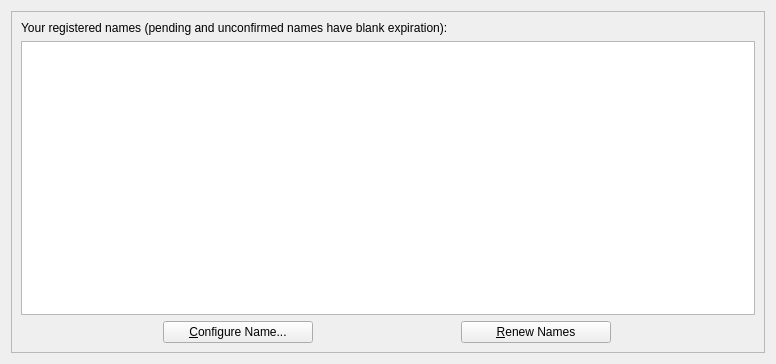
<?xml version="1.0" encoding="UTF-8"?>
<ui version="4.0">
 <class>ManageNamesPage</class>
 <widget class="QWidget" name="ManageNamesPage">
  <property name="geometry">
   <rect>
    <x>0</x>
    <y>0</y>
    <width>776</width>
    <height>364</height>
   </rect>
  </property>
  <layout class="QHBoxLayout" name="horizontalLayout">
   <item>
    <widget class="QFrame" name="frame2">
     <property name="sizePolicy">
      <sizepolicy hsizetype="Preferred" vsizetype="Expanding">
       <horstretch>0</horstretch>
       <verstretch>0</verstretch>
      </sizepolicy>
     </property>
     <property name="frameShape">
      <enum>QFrame::StyledPanel</enum>
     </property>
     <property name="frameShadow">
      <enum>QFrame::Sunken</enum>
     </property>
     <layout class="QVBoxLayout" name="verticalLayout">
      <!--
      <item>
       <widget class="QLabel" name="label_4">
        <property name="sizePolicy">
         <sizepolicy hsizetype="Preferred" vsizetype="Maximum">
          <horstretch>0</horstretch>
          <verstretch>0</verstretch>
         </sizepolicy>
        </property>
        <property name="text">
         <string>&amp;New name:</string>
        </property>
        <property name="alignment">
         <set>Qt::AlignLeading|Qt::AlignLeft|Qt::AlignVCenter</set>
        </property>
        <property name="buddy">
         <cstring>registerName</cstring>
        </property>
       </widget>
      </item>
      <item>
       <widget class="QValidatedLineEdit" name="registerName">
        <property name="toolTip">
         <string>Enter a name or domain name (prefixed with d/) to register it.</string>
        </property>
        <property name="text">
         <string>d/</string>
        </property>
       </widget>
      </item>
      <item>
       <widget class="QLabel" name="label">
        <property name="sizePolicy">
         <sizepolicy hsizetype="Preferred" vsizetype="Preferred">
          <horstretch>0</horstretch>
          <verstretch>0</verstretch>
         </sizepolicy>
        </property>
        <property name="text">
         <string>&lt;html&gt;&lt;head/&gt;&lt;body&gt;&lt;p&gt;Use &lt;span style=&quot; font-weight:600;&quot;&gt;d/&lt;/span&gt; prefix for domain names. E.g. &lt;span style=&quot; font-weight:600;&quot;&gt;d/mysite&lt;/span&gt; will register &lt;span style=&quot; font-weight:600;&quot;&gt;mysite.bit&lt;/span&gt;&lt;/p&gt;&lt;p&gt;See &lt;a href=&quot;https://wiki.namecoin.info/index.php?title=Domain_Name_Specification&quot;&gt;&lt;span style=&quot; text-decoration: underline; color:#0000ff;&quot;&gt;Domain names&lt;/span&gt;&lt;/a&gt; in Namecoin wiki for reference. Other prefixes can be used for miscellaneous purposes (not domain names).&lt;/p&gt;&lt;/body&gt;&lt;/html&gt;</string>
        </property>
        <property name="textFormat">
         <enum>Qt::RichText</enum>
        </property>
        <property name="wordWrap">
         <bool>true</bool>
        </property>
        <property name="openExternalLinks">
         <bool>true</bool>
        </property>
       </widget>
      </item>
      <item>
       <widget class="QPushButton" name="submitNameButton">
        <property name="sizePolicy">
         <sizepolicy hsizetype="Fixed" vsizetype="Fixed">
          <horstretch>0</horstretch>
          <verstretch>0</verstretch>
         </sizepolicy>
        </property>
        <property name="minimumSize">
         <size>
          <width>150</width>
          <height>0</height>
         </size>
        </property>
        <property name="toolTip">
         <string>Confirm the new name action. Sends name_new transaction
to the network and creates a pending name_firstupdate transaction.</string>
        </property>
        <property name="text">
         <string>&amp;Submit</string>
        </property>
        <property name="icon">
         <iconset resource="../bitcoin.qrc">
          <normaloff>:/icons/send</normaloff>:/icons/send</iconset>
        </property>
        <property name="default">
         <bool>true</bool>
        </property>
       </widget>
      </item>
      <item>
       <spacer name="verticalSpacer">
        <property name="orientation">
         <enum>Qt::Vertical</enum>
        </property>
        <property name="sizeType">
         <enum>QSizePolicy::Maximum</enum>
        </property>
        <property name="sizeHint" stdset="0">
         <size>
          <width>20</width>
          <height>12</height>
         </size>
        </property>
       </spacer>
      </item>
      -->
      <item>
       <widget class="QLabel" name="label_5">
        <property name="sizePolicy">
         <sizepolicy hsizetype="Preferred" vsizetype="Maximum">
          <horstretch>0</horstretch>
          <verstretch>0</verstretch>
         </sizepolicy>
        </property>
        <property name="text">
         <string>Your registered names (pending and unconfirmed names have blank expiration):</string>
        </property>
        <property name="alignment">
         <set>Qt::AlignLeading|Qt::AlignLeft|Qt::AlignVCenter</set>
        </property>
        <!--
        <property name="buddy">
         <cstring>registerName</cstring>
        </property>
        -->
       </widget>
      </item>
      <item>
       <widget class="QTableView" name="tableView">
        <property name="contextMenuPolicy">
         <enum>Qt::CustomContextMenu</enum>
        </property>
        <property name="toolTip">
         <string>Double-click name to configure</string>
        </property>
        <property name="tabKeyNavigation">
         <bool>false</bool>
        </property>
        <property name="alternatingRowColors">
         <bool>true</bool>
        </property>
        <property name="selectionMode">
         <enum>QAbstractItemView::ExtendedSelection</enum>
        </property>
        <property name="selectionBehavior">
         <enum>QAbstractItemView::SelectRows</enum>
        </property>
        <property name="sortingEnabled">
         <bool>true</bool>
        </property>
        <attribute name="verticalHeaderVisible">
         <bool>false</bool>
        </attribute>
       </widget>
      </item>
      <item>
       <layout class="QHBoxLayout" name="horizontalLayout_3">
        <item>
         <widget class="QPushButton" name="configureNameButton">
          <property name="sizePolicy">
           <sizepolicy hsizetype="Fixed" vsizetype="Fixed">
            <horstretch>0</horstretch>
            <verstretch>0</verstretch>
           </sizepolicy>
          </property>
          <property name="minimumSize">
           <size>
            <width>150</width>
            <height>0</height>
           </size>
          </property>
          <property name="toolTip">
           <string>Configure name and submit update operation</string>
          </property>
          <property name="text">
           <string>&amp;Configure Name...</string>
          </property>
          <property name="default">
           <bool>false</bool>
          </property>
         </widget>
        </item>
        <item>
         <widget class="QPushButton" name="renewNameButton">
          <property name="sizePolicy">
           <sizepolicy hsizetype="Fixed" vsizetype="Fixed">
            <horstretch>0</horstretch>
            <verstretch>0</verstretch>
           </sizepolicy>
          </property>
          <property name="minimumSize">
           <size>
            <width>150</width>
            <height>0</height>
           </size>
          </property>
          <property name="toolTip">
           <string>Renew the names with their current values</string>
          </property>
          <property name="text">
           <string>&amp;Renew Names</string>
          </property>
          <property name="default">
           <bool>false</bool>
          </property>
         </widget>
        </item>
       </layout>
      </item>
     </layout>
    </widget>
   </item>
  </layout>
 </widget>
 <customwidgets>
  <!--
  <customwidget>
   <class>QValidatedLineEdit</class>
   <extends>QLineEdit</extends>
   <header>../../src/qt/qvalidatedlineedit.h</header>
  </customwidget>
  -->
 </customwidgets>
 <resources>
  <!--
  <include location="../bitcoin.qrc"/>
  -->
 </resources>
 <connections/>
</ui>
